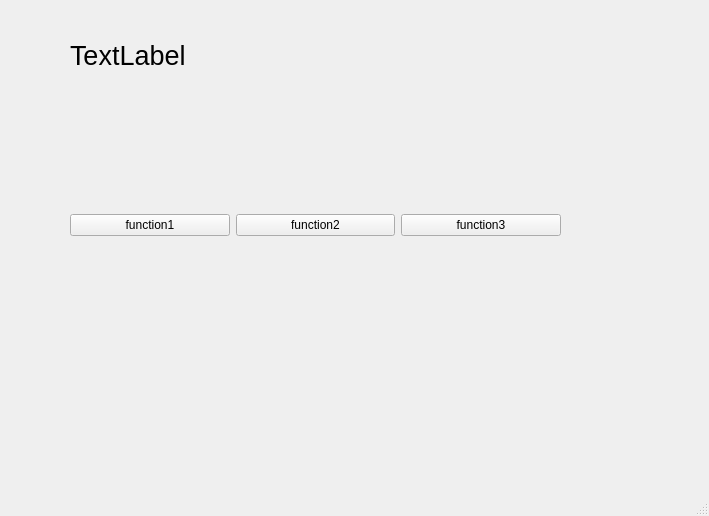
<?xml version="1.0" encoding="UTF-8"?>
<ui version="4.0">
 <class>MainWindow</class>
 <widget class="QMainWindow" name="MainWindow">
  <property name="geometry">
   <rect>
    <x>0</x>
    <y>0</y>
    <width>709</width>
    <height>516</height>
   </rect>
  </property>
  <property name="windowTitle">
   <string>MainWindow</string>
  </property>
  <widget class="QWidget" name="centralwidget">
   <widget class="QWidget" name="horizontalLayoutWidget">
    <property name="geometry">
     <rect>
      <x>70</x>
      <y>110</y>
      <width>491</width>
      <height>231</height>
     </rect>
    </property>
    <layout class="QHBoxLayout" name="horizontalLayout">
     <item>
      <widget class="QPushButton" name="pushButton_3">
       <property name="text">
        <string>function1</string>
       </property>
      </widget>
     </item>
     <item>
      <widget class="QPushButton" name="pushButton_2">
       <property name="text">
        <string>function2</string>
       </property>
      </widget>
     </item>
     <item>
      <widget class="QPushButton" name="pushButton">
       <property name="text">
        <string>function3</string>
       </property>
      </widget>
     </item>
    </layout>
   </widget>
   <widget class="QLabel" name="label">
    <property name="geometry">
     <rect>
      <x>70</x>
      <y>30</y>
      <width>481</width>
      <height>51</height>
     </rect>
    </property>
    <property name="font">
     <font>
      <family>Arial</family>
      <pointsize>20</pointsize>
     </font>
    </property>
    <property name="text">
     <string>TextLabel</string>
    </property>
   </widget>
  </widget>
  <widget class="QMenuBar" name="menubar">
   <property name="geometry">
    <rect>
     <x>0</x>
     <y>0</y>
     <width>709</width>
     <height>22</height>
    </rect>
   </property>
  </widget>
  <widget class="QStatusBar" name="statusbar"/>
 </widget>
 <resources/>
 <connections>
  <connection>
   <sender>pushButton_3</sender>
   <signal>clicked()</signal>
   <receiver>MainWindow</receiver>
   <slot>firstClick()</slot>
   <hints>
    <hint type="sourcelabel">
     <x>138</x>
     <y>254</y>
    </hint>
    <hint type="destinationlabel">
     <x>205</x>
     <y>300</y>
    </hint>
   </hints>
  </connection>
  <connection>
   <sender>pushButton_2</sender>
   <signal>clicked()</signal>
   <receiver>MainWindow</receiver>
   <slot>secondClick()</slot>
   <hints>
    <hint type="sourcelabel">
     <x>321</x>
     <y>246</y>
    </hint>
    <hint type="destinationlabel">
     <x>368</x>
     <y>302</y>
    </hint>
   </hints>
  </connection>
  <connection>
   <sender>pushButton</sender>
   <signal>clicked()</signal>
   <receiver>MainWindow</receiver>
   <slot>thirdClick()</slot>
   <hints>
    <hint type="sourcelabel">
     <x>491</x>
     <y>243</y>
    </hint>
    <hint type="destinationlabel">
     <x>561</x>
     <y>301</y>
    </hint>
   </hints>
  </connection>
 </connections>
 <slots>
  <slot>firstClick()</slot>
  <slot>secondClick()</slot>
  <slot>thirdClick()</slot>
 </slots>
</ui>
